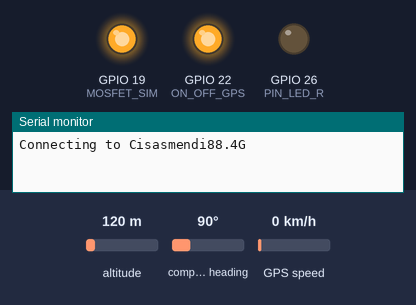
The sketch below on a simulated ESP32. Shown: output pins drawn as LEDs (lit = HIGH), the last lines printed to the serial monitor. Dashed ring = blinking. Inputs (shaded band) come from the test bench; at power-on: altitude 120 m, compass heading 90°, GPS speed 0 km/h. WiFi joins after 1.5 s; servers stay silent unless stated; the GPS gets a fix after 3 s at 37.7749, -122.4194 with 8 satellites.

Above: at 0.1 s.
At 2.41 s:
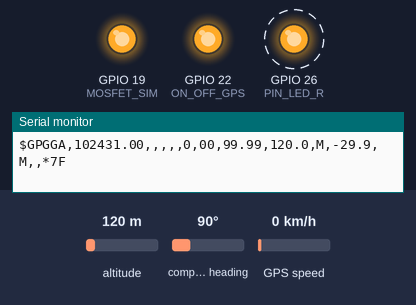
2.8 s: altitude set to 49 m
6.3 s: compass heading set to 55°
9.8 s: GPS speed set to 2 km/h
Timing chart, 0 to 19.3 s (numbered marks = the images above; inputs shaded):
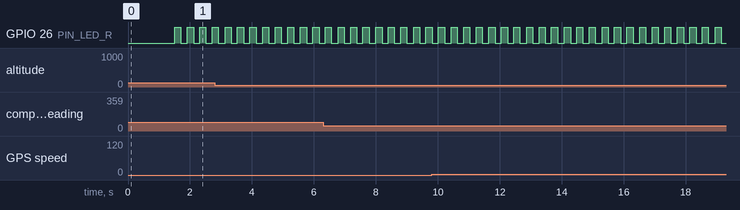

The sketch:

testgpsOK.ino
```cpp
#include <WiFi.h>
#include <WiFiServer.h>
#include <SoftwareSerial.h>
#include <TinyGPS++.h>


#define PIN_LED_R 26
#define MOSFET_SIM 19
#define ON_OFF_GPS 22
#define RX_GPS 14
#define TX_GPS 12
#define vel 200

const char* ssid = "Cisasmendi88.4G"; //ssid of your wifi
const char* password = "Tiziana2285"; //password of your wifi
TinyGPSPlus gps;

SoftwareSerial ss(RX_GPS, TX_GPS);
float latitude , longitude;
int year , month , date, hour , minute , second;
String date_str , time_str , lat_str , lng_str;
int pm;

WiFiServer server(80);

void setup(){
 pinMode(PIN_LED_R, OUTPUT);
 pinMode(MOSFET_SIM, OUTPUT);
 pinMode(ON_OFF_GPS,OUTPUT);
 digitalWrite(MOSFET_SIM, HIGH);
 digitalWrite(ON_OFF_GPS, HIGH);

  Serial.begin(115200);
  ss.begin(9600);
  Serial.println();
  Serial.print("Connecting to ");
  Serial.println(ssid);
  WiFi.begin(ssid, password); //connecting to wifi
  while (WiFi.status() != WL_CONNECTED)// while wifi not connected
  {
    delay(500);
    Serial.print("."); //print "...."
  }
  Serial.println("");
  Serial.println("WiFi connected");
  server.begin();
  Serial.println("Server started");
  Serial.println(WiFi.localIP());  // Print the IP address
}

void parpadear(){
    // Parpadear el LED conectado al pin 2
  digitalWrite(PIN_LED_R, HIGH); // Encender el LED
  delay(vel); // Esperar medio segundo
  digitalWrite(PIN_LED_R, LOW); // Apagar el LED
  delay(vel); // Esperar medio segundo
}

void loop()
{
   parpadear();
  while (ss.available() > 0) {//while data is available
   char c = ss.read();  // Read a character from the GPS
       Serial.print(c);     // Print the character to the Serial monitor

    if (gps.encode(c)) //read gps data
    {

      if (gps.location.isValid()) //check whether gps location is valid
      {
        latitude = gps.location.lat();
        lat_str = String(latitude , 6); // latitude location is stored in a string
        longitude = gps.location.lng();
        lng_str = String(longitude , 6); //longitude location is stored in a string
       // Serial.print(c);
      }
      if (gps.date.isValid()) //check whether gps date is valid
      {
        date_str = "";
        date = gps.date.day();
        month = gps.date.month();
        year = gps.date.year();
        if (date < 10)
          date_str = '0';
        date_str += String(date);// values of date,month and year are stored in a string
        date_str += " / ";

        if (month < 10)
          date_str += '0';
        date_str += String(month); // values of date,month and year are stored in a string
        date_str += " / ";
        if (year < 10)
          date_str += '0';
        date_str += String(year); // values of date,month and year are stored in a string
      }
      if (gps.time.isValid())  //check whether gps time is valid
      {
        time_str = "";
        hour = gps.time.hour();
        minute = gps.time.minute();
        second = gps.time.second();
        minute = (minute + 30); // converting to IST
        if (minute > 59)
        {
          minute = minute - 60;
          hour = hour + 1;
        }
        hour = (hour + 5) ;
        if (hour > 23)
          hour = hour - 24;   // converting to IST
        if (hour >= 12)  // checking whether AM or PM
          pm = 1;
        else
          pm = 0;
        hour = hour % 12;
        if (hour < 10)
          time_str = '0';
        time_str += String(hour); //values of hour,minute and time are stored in a string
        time_str += " : ";
        if (minute < 10)
          time_str += '0';
        time_str += String(minute); //values of hour,minute and time are stored in a string
        time_str += " : ";
        if (second < 10)
          time_str += '0';
        time_str += String(second); //values of hour,minute and time are stored in a string
        if (pm == 1)
          time_str += " PM ";
        else
          time_str += " AM ";
      }
    }
}
 WiFiClient client = server.available(); // Check if a client has connected
  if (!client)
  {
    return;
  }
  // Prepare the response
  String s = "HTTP/1.1 200 OK\r\nContent-Type: text/html\r\n\r\n <!DOCTYPE html> <html> <head> <title>GPS DATA</title> <style>";
  s += "a:link {background-color: YELLOW;text-decoration: none;}";
  s += "table, th, td </style> </head> <body> <h1  style=";
  s += "font-size:300%;";
  s += " ALIGN=CENTER> GPS DATA</h1>";
  s += "<p ALIGN=CENTER style=""font-size:150%;""";
  s += "> <b>Location Details</b></p> <table ALIGN=CENTER style=";
  s += "width:50%";
  s += "> <tr> <th>Latitude</th>";
  s += "<td ALIGN=CENTER >";
  s += lat_str;
  s += "</td> </tr> <tr> <th>Longitude</th> <td ALIGN=CENTER >";
  s += lng_str;
  s += "</td> </tr> <tr>  <th>Date</th> <td ALIGN=CENTER >";
  s += date_str;
  s += "</td></tr> <tr> <th>Time</th> <td ALIGN=CENTER >";
  s += time_str;
  s += "</td>  </tr> </table> ";

  s += "</body> </html>";

  client.print(s); // all the values are send to the webpage
  delay(100);
}
```

Measured:
- by itself, GPIO 26 (PIN_LED_R): alternates HIGH for 0.20 s and LOW for 0.20 s
